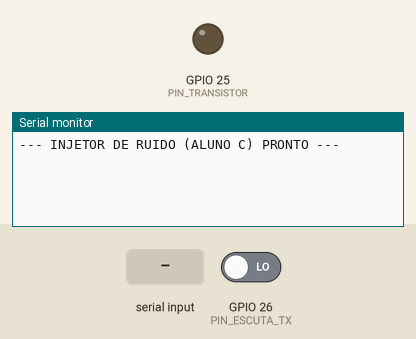
Simulated run of this sketch. Board: ESP32. Shown: output pins drawn as LEDs (lit = HIGH), the last lines printed to the serial monitor. Inputs (shaded band) come from the test bench; at power-on: GPIO 26 (PIN_ESCUTA_TX) LOW. Random numbers use the default seed unless the sketch sets one.

Above: at 1.2 s.
1.3 s: "90,45\n" received over Serial
At 1.6 s:
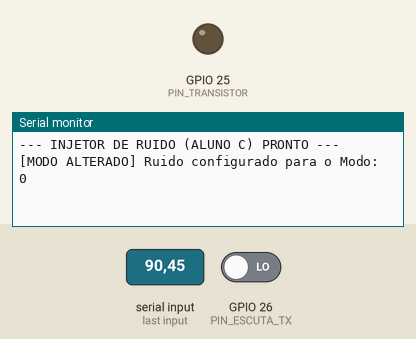
2.8 s: "30,150\n" received over Serial
At 3.9 s:
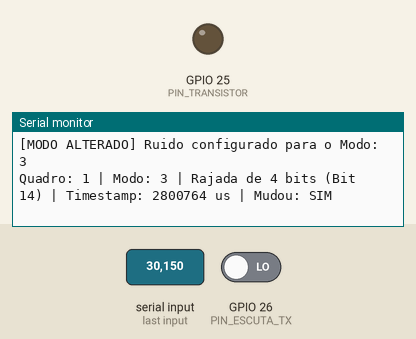

Measured:
- after the input at 1.3 s, the serial monitor: prints a new line at once (image 1)
- after the input at 2.8 s, the serial monitor: prints a new line at once (image 2)

The sketch:

noise.ino
```cpp
/*
 * TRABALHO PRÁTICO: DETECÇÃO DE ERRO EM TELEMETRIA SOB RUÍDO REAL
 * ALUNO C: GERADOR DE RUÍDO (NOISE)
 */

#include <Arduino.h>

const int PIN_TRANSISTOR = 25; // Base do transistor de injeção
const int PIN_ESCUTA_TX  = 26; // Pino de escuta conectado na linha de dados
int modo_ruido = 0;
unsigned long frameCount = 0;
const float TEMPO_BIT = 8.68;  // Tempo teórico de 1 bit a 115200 baud

// Aguarda microssegundos via timer de hardware nativo do ESP32 (Seção 3 - Proibido delayMicroseconds)
void aguardarMicros(uint32_t us) {
    uint64_t start = esp_timer_get_time();
    while ((esp_timer_get_time() - start) < us) { /* Aguarda via hardware */ }
}

void forcarBitZero(uint32_t microsegundos) {
    digitalWrite(PIN_TRANSISTOR, HIGH);
    aguardarMicros(microsegundos);
    digitalWrite(PIN_TRANSISTOR, LOW);
}

void setup() {
  Serial.begin(115200);
  pinMode(PIN_TRANSISTOR, OUTPUT);
  digitalWrite(PIN_TRANSISTOR, LOW);
  pinMode(PIN_ESCUTA_TX, INPUT);
  Serial.println("--- INJETOR DE RUIDO (ALUNO C) PRONTO ---");
}

void loop() {
  if (Serial.available() > 0) {
    char ch = Serial.read();
    if (ch >= '0' && ch <= '3') {
      modo_ruido = ch - '0';
      Serial.printf("[MODO ALTERADO] Ruido configurado para o Modo: %d\n", modo_ruido);
    }
  }

  if (modo_ruido == 0) return;

  // Sincroniza pelo Start Bit do quadro (Borda de descida na linha)
  if (digitalRead(PIN_ESCUTA_TX) == LOW) {
    frameCount++;
    uint64_t timestamp_injecao = esp_timer_get_time();
    int bit_escolhido1 = 0, bit_escolhido2 = 0;
    bool mudou_bit = true;

    if (modo_ruido == 1) {
      bit_escolhido1 = random(20, 36); // Inversão em posição aleatória dentro do quadro
      aguardarMicros(bit_escolhido1 * TEMPO_BIT);
      mudou_bit = (digitalRead(PIN_ESCUTA_TX) == HIGH); // Verifica se o bit original era 1 (Seção 1)
      forcarBitZero(9);
      Serial.printf("Quadro: %lu | Modo: 1 | Posicao Bit: %d | Timestamp: %llu us | Mudou: %s\n",
                    frameCount, bit_escolhido1, timestamp_injecao, mudou_bit ? "SIM" : "NAO");
    }
    else if (modo_ruido == 2) {
      bit_escolhido1 = random(15, 25); bit_escolhido2 = random(26, 38);
      // Primeiro tiro de ruído
      aguardarMicros(bit_escolhido1 * TEMPO_BIT);
      bool mudou1 = (digitalRead(PIN_ESCUTA_TX) == HIGH); forcarBitZero(9);
      // Segundo tiro de ruído
      aguardarMicros((bit_escolhido2 - bit_escolhido1 - 1) * TEMPO_BIT);
      bool mudou2 = (digitalRead(PIN_ESCUTA_TX) == HIGH); forcarBitZero(9);

      Serial.printf("Quadro: %lu | Modo: 2 | Posicao Bits: %d e %d | Timestamp: %llu us | Mudou: %s\n",
                    frameCount, bit_escolhido1, bit_escolhido2, timestamp_injecao, (mudou1 || mudou2) ? "SIM" : "NAO");
    }
    else if (modo_ruido == 3) {
      int bits_rajada = random(3, 9); bit_escolhido1 = random(10, 25);
      aguardarMicros(bit_escolhido1 * TEMPO_BIT);
      forcarBitZero(bits_rajada * TEMPO_BIT); // Rajada contígua que corrompe múltiplos bits
      Serial.printf("Quadro: %lu | Modo: 3 | Rajada de %d bits (Bit %d) | Timestamp: %llu us | Mudou: SIM\n",
                    frameCount, bits_rajada, bit_escolhido1, timestamp_injecao);
    }

    while (digitalRead(PIN_ESCUTA_TX) == LOW) { aguardarMicros(1000); } // Evita auto-feedback
    delay(90); // Aguarda o fim total da passagem do pacote atual
  }
}
```
